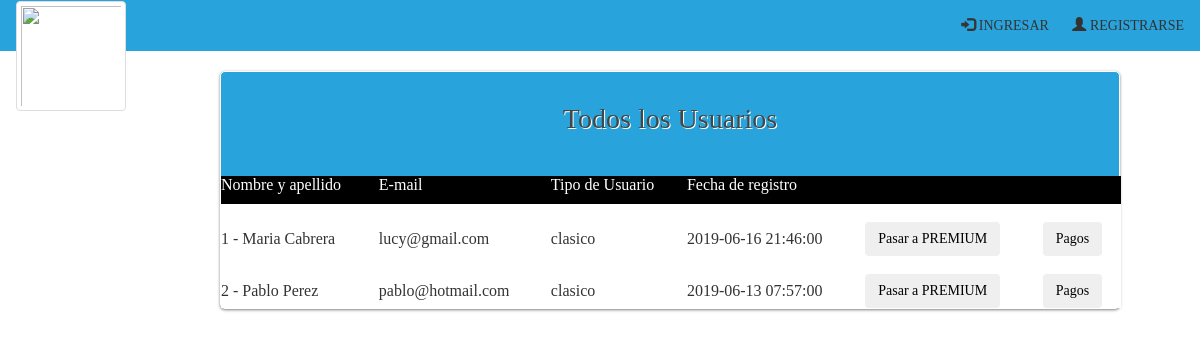
/listarTodosLosUsuarios.php, run on an earlier commit of the app's database.
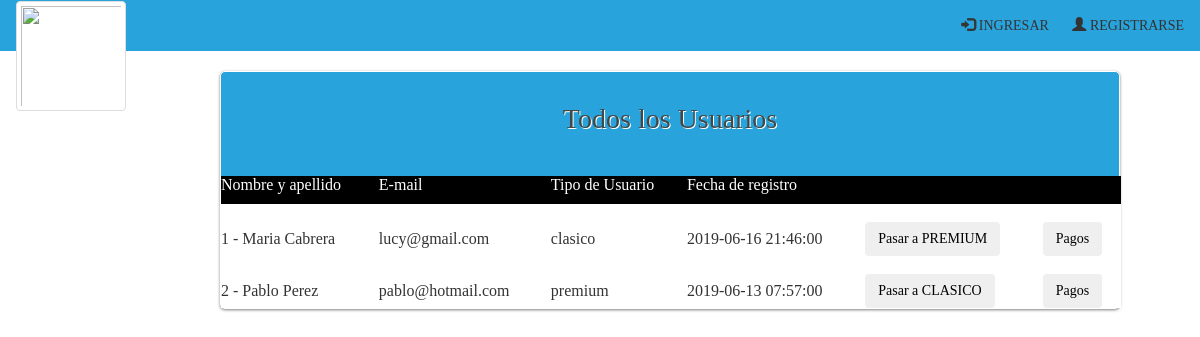
And on a later commit of the database.
### tables this page shows
CREATE TABLE `persona` (
  `IdPersona` int(11) NOT NULL,
  `dni` int(8) NOT NULL,
  `nombre` varchar(50) NOT NULL,
  `apellido` varchar(50) NOT NULL,
  `telefono` int(30) NOT NULL,
  `email` varchar(45) NOT NULL,
  `clave` varchar(11) NOT NULL,
  `tipoU` varchar(11) DEFAULT NULL,
  `rol` int(3) DEFAULT NULL,
  `credito` int(2) DEFAULT NULL,
  `ciudad` varchar(45) NOT NULL,
  `fechaNacimiento` datetime NOT NULL,
  `idTarjeta` int(11) NOT NULL,
  `fechaRegistro` datetime NOT NULL,
  `fechaModificacion` datetime NOT NULL
);

### listarTodosLosUsuarios.php (the view, shortened to what this page needs)
<html>
	<head>
<?php
		include("cabecera.php");
?>
<?php
$con=conectar();
$var_consulta= "SELECT * FROM persona WHERE rol=0 ORDER BY fechaRegistro DESC";
   $result = mysqli_query($con, $var_consulta);
   $num=mysqli_num_rows($result);
if ($num==0) {
  echo"<h4>NO HAY USUARIOS TODAVIA</h4>";
 }
else{
?>
	</head>
	<body>
		<div id="wrapper" style="margin-left: 220px;margin-top: 0px;"  >
			<form name="formulario" class="login-form" style="width:900px;background-color:#28a3db;">
				<div class="header">
					<h1> Todos los Usuarios</h1>
				</div>
					 <table  style="width:900px; background-color:#fff; ">
					 	<?php $primero = "Nombre y apellido";
                              $segundo="E-mail";
                              $tercero="Tipo de Usuario";
                              $cuarto="Fecha de registro";
                               $color = "#fff";
  ?>
 <tr style="background-color:#000000;">
  <td ><?php echo "<p><font color='".$color."'>".$primero."</font></p>";  ?> </td>
  <td ><?php echo "<p><font color='".$color."'>".$segundo."</font></p>";  ?></td>
  <td ><?php echo "<p><font color='".$color."'>".$tercero."</font></p>";  ?></td>
   <td ><?php echo "<p><font color='".$color."'>".$cuarto."</font></p>";  ?></td>
   <td >  </td>
   <td >  </td>
 </tr>
                    <?php
                    $i=1;
                    while ($row = mysqli_fetch_array($result)){
                      ?>
                         <tr>
                             <td> <br><?php echo "$i - $row[nombre] $row[apellido]" ; ?> </td>
                              <td> <br><?php echo "$row[email]"; ?> </td>
                                <td> <br><?php echo "$row[tipoU]"; ?> </td>
                                 <td> <br><?php echo "$row[fechaRegistro]"; ?> </td>
                    <?php   if($row['tipoU']=="premium"){ ?>
                              <td><br><?php echo "<a href='eliminarPremium.php?idU=".$row['IdPersona']."'> <button type='button' class='btn btn-succes'>Pasar a CLASICO</button> </a></br>" ;?>
                       <?php   }
                        else{
                       ?>
                           <td><br><?php echo "<a href='eliminarClasico.php?idU=".$row['IdPersona']."'> <button type='button' class='btn btn-succes'>Pasar a PREMIUM</button> </a></br>" ;?>
                          <?php
                            }  ?>
                      <td><br><?php echo "<a href='historialDePago.php?idU=".$row['IdPersona']."'> <button type='button' class='btn btn-succes'>Pagos</button> </a></br>" ;?>
                          </tr>
                     <?php
                     $i=$i + 1;  }
                    ?>
</table>
			</form>
			<?php } ?>
		</div>
	</body>
</html>

What changed in the data, as far as the page shows it:
changed persona "Pablo": tipoU "clasico" → "premium"; tipoU "Pasar a PREMIUM" → "Pasar a CLASICO"
